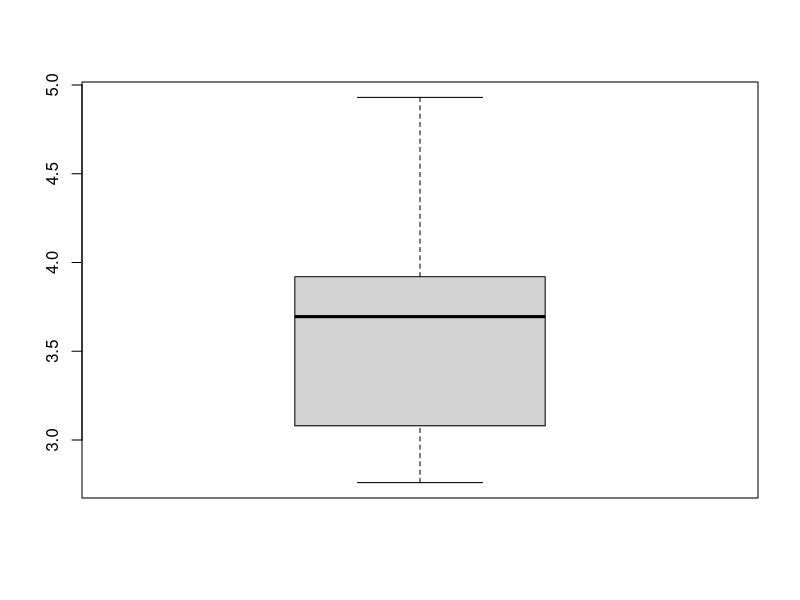

Source code (R):
#Codigo para problema 1

mis_dades <- mtcars
mis_dades
dim(mis_dades)
mis_dades$qsec
#promitg (x=(1/n)*sum(xi))
mean(mis_dades$qsec)
#mitjana (posicio n/2 de les dades ordenades)
sort(mis_dades$drat)
median(mis_dades$drat) #2n cuartil
#rang intecuartílic
quantile(mis_dades$drat, 0.25) #1er cuartil
quantile(mis_dades$drat, 0.75) #3er cuartil
IQR(mis_dades$drat)
#IQR=quantile(mis_dades$drat, 0.75)-quantile(mis_dades$drat, 0.25)
boxplot(mis_dades$drat)
quantile(mis_dades$mpg, 0.18)
quantile(mis_dades$mpg, 0.82)
IQR(mis_dades$cyl)
#desviació típica
sd(mis_dades$cyl)
#variància corregida x <- mis_dades$qsec sum((x-mean(x))^2)/(length(x)-1)
var(mis_dades$qsec)
x <- mis_dades$qsec
sum((x-mean(x))^2)/(length(x)-1)
